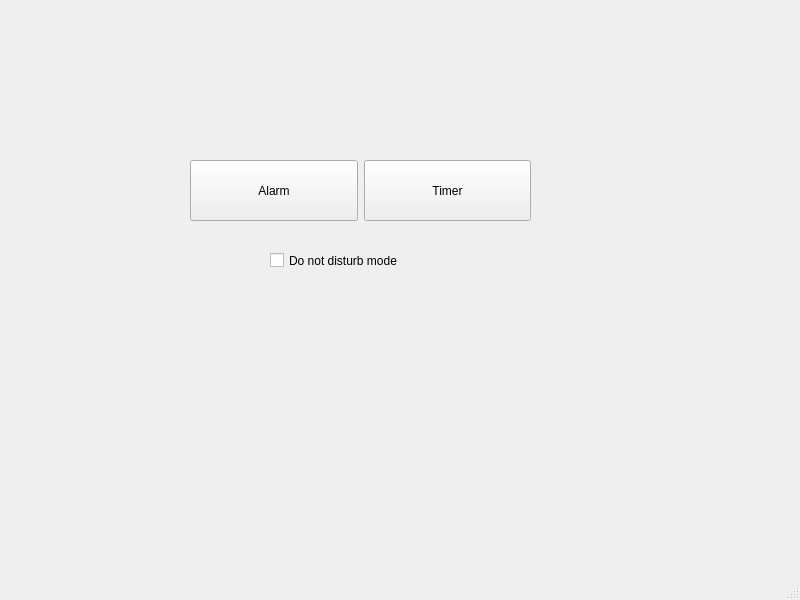
<?xml version="1.0" encoding="UTF-8"?>
<ui version="4.0">
 <class>MainWindow</class>
 <widget class="QMainWindow" name="MainWindow">
  <property name="geometry">
   <rect>
    <x>0</x>
    <y>0</y>
    <width>800</width>
    <height>600</height>
   </rect>
  </property>
  <property name="windowTitle">
   <string>MainWindow</string>
  </property>
  <widget class="QWidget" name="centralwidget">
   <widget class="QWidget" name="horizontalLayoutWidget">
    <property name="geometry">
     <rect>
      <x>190</x>
      <y>160</y>
      <width>341</width>
      <height>61</height>
     </rect>
    </property>
    <layout class="QHBoxLayout" name="horizontalLayout">
     <property name="spacing">
      <number>-1</number>
     </property>
     <item>
      <widget class="QPushButton" name="alarm">
       <property name="sizePolicy">
        <sizepolicy hsizetype="Minimum" vsizetype="Preferred">
         <horstretch>0</horstretch>
         <verstretch>0</verstretch>
        </sizepolicy>
       </property>
       <property name="text">
        <string>Alarm</string>
       </property>
      </widget>
     </item>
     <item>
      <widget class="QPushButton" name="timer">
       <property name="sizePolicy">
        <sizepolicy hsizetype="Minimum" vsizetype="Preferred">
         <horstretch>0</horstretch>
         <verstretch>0</verstretch>
        </sizepolicy>
       </property>
       <property name="text">
        <string>Timer</string>
       </property>
      </widget>
     </item>
    </layout>
   </widget>
   <widget class="QCheckBox" name="not_disturb">
    <property name="geometry">
     <rect>
      <x>270</x>
      <y>250</y>
      <width>201</width>
      <height>21</height>
     </rect>
    </property>
    <property name="text">
     <string>Do not disturb mode</string>
    </property>
   </widget>
  </widget>
  <widget class="QMenuBar" name="menubar">
   <property name="geometry">
    <rect>
     <x>0</x>
     <y>0</y>
     <width>800</width>
     <height>22</height>
    </rect>
   </property>
  </widget>
  <widget class="QStatusBar" name="statusbar"/>
 </widget>
 <resources/>
 <connections/>
</ui>
